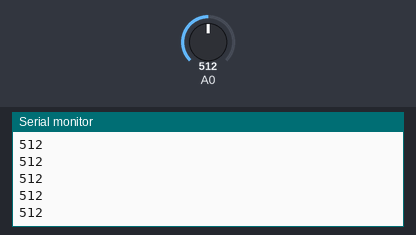
Simulated run of this sketch. Board: Arduino Uno, built with avr-gcc and run on an emulated ATmega328P. Shown: the last lines printed to the serial monitor. Inputs (shaded band) come from the test bench; at power-on: A0 = 512.

Above: at 1.2 s.
1.3 s: A0 set to 390
At 1.8 s:
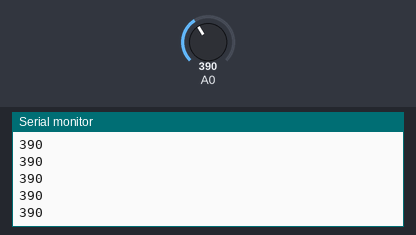
2.8 s: A0 set to 410
At 3.8 s:
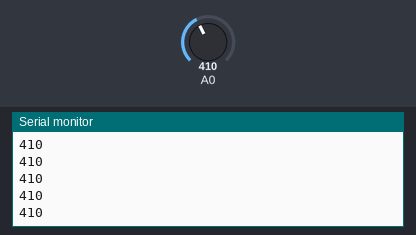
Timing chart, 0 to 5.8 s (numbered marks = the images above; inputs shaded):
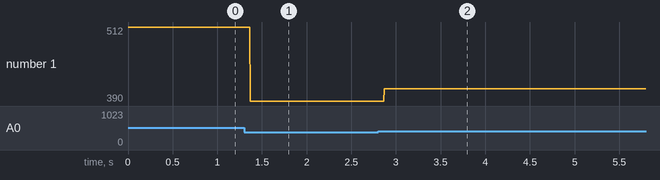

Measured:
- after the input at 1.3 s, the serial monitor: prints a new line after 0.07 s (image 1)
- after the input at 2.8 s, the serial monitor: prints a new line after 0.07 s (image 2)
- plotted number 1: 512 → 390 after the input at 1.3 s, 390 → 410 after the input at 2.8 s

The sketch:

vedanth.ino
```cpp
void setup(){
  Serial.begin(9600);
}
char soildata;
void loop(){

//soil data
int soil = analogRead(A0);
if(soil<400)
soildata = '2'; //wet
else if(soil>400 && soil <700)
soildata = '1';//fine
else if(soil > 700)
soildata = '0';  //dry

//Serial.write(soildata);
Serial.println(soil);
// delay(2000);


  }
```
